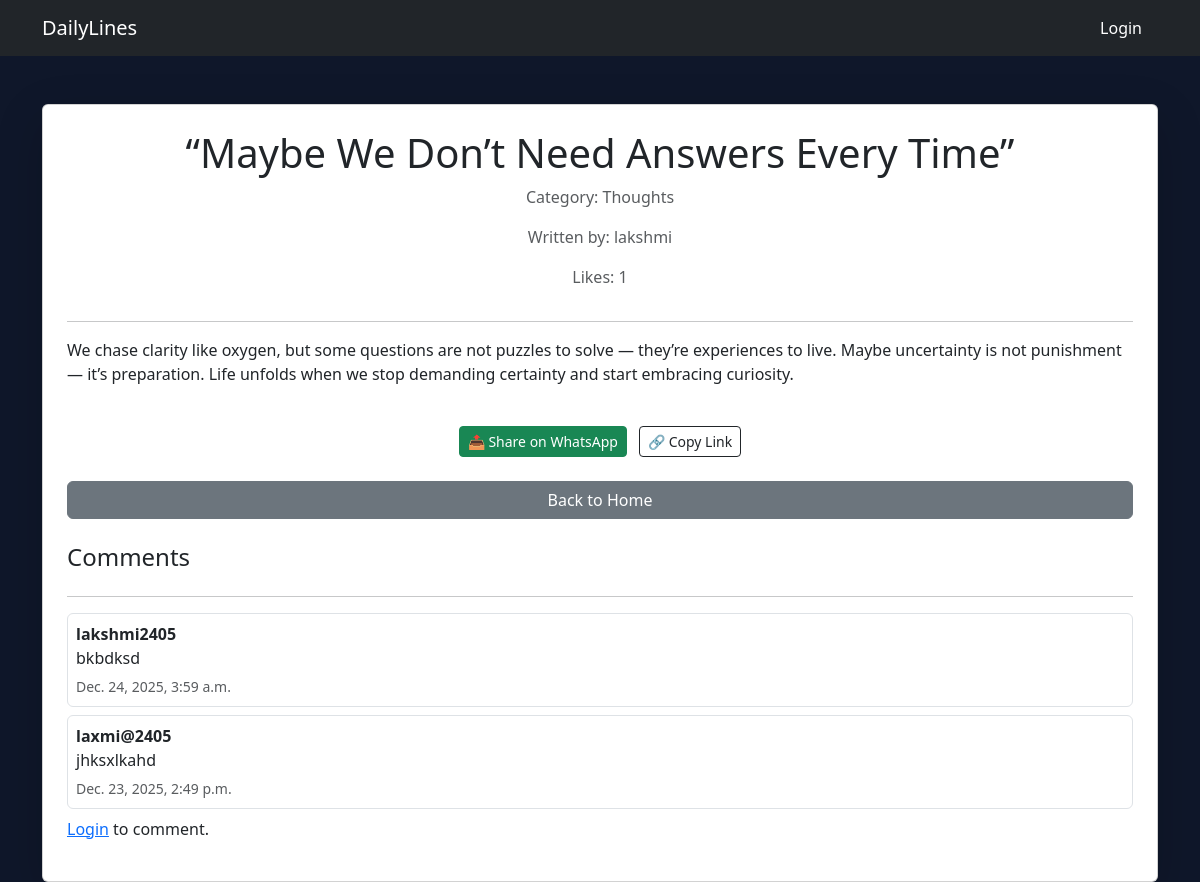
Page /post/6/ on the committed database.
### blog/models.py (models this page shows, shortened)
class Post(models.Model):
    title = models.CharField(max_length=200)
    content = models.TextField()
    image = models.ImageField(upload_to='post_images/', blank=True, null=True)
    category = models.ForeignKey(Category, on_delete=models.SET_NULL, null=True)
    author = models.ForeignKey(User, on_delete=models.CASCADE)
    created_at = models.DateTimeField(auto_now_add=True)

class Category(models.Model):
    name = models.CharField(max_length=100, unique=True)

class Comment(models.Model):
    post = models.ForeignKey(Post, on_delete=models.CASCADE, related_name="comments")
    user = models.ForeignKey('auth.User', on_delete=models.CASCADE)
    text = models.TextField()
    created_at = models.DateTimeField(auto_now_add=True)

### blog/views.py (the view)
# urls.py: path('post/<int:id>/', views.post_details, name='post_details'),
def post_details(request, id):
    post = get_object_or_404(Post, id=id)
    comments = post.comments.all().order_by('-created_at')
    liked = False
    if request.user.is_authenticated:
        liked = post.likes.filter(user=request.user).exists()
    if request.method == "POST":
        form = CommentForm(request.POST)
        if form.is_valid():
            new_comment = form.save(commit=False)
            new_comment.post = post
            new_comment.user = request.user
            new_comment.save()
            return redirect('post_details', id=post.id)
    else:
        form = CommentForm()
    return render(request, 'blog/post_details.html', {
        'post': post,
        'comments': comments,
        'form': form,
        'liked': liked   # << send to template
    })

### blog/templates/blog/post_details.html (shortened to what this page needs)
<!DOCTYPE html>
<html>
<head>
    <link href="https://cdn.jsdelivr.net/npm/bootstrap@5.3.2/dist/css/bootstrap.min.css" rel="stylesheet">
</head>
<body style="background-color:#0f172a; color:#e5e7eb;">
<nav class="navbar navbar-expand-lg navbar-dark bg-dark">
  <div class="container">
    <a class="navbar-brand" href="{% url 'home' %}">DailyLines</a>
    <div class="collapse navbar-collapse">
      <ul class="navbar-nav ms-auto">
        {% if user.is_authenticated %}
            <li class="nav-item">
                <span class="nav-link">Welcome, {{ user.username }}</span>
            </li>
            <li class="nav-item">
                <form method="POST" action="{% url 'logout' %}">
                    {% csrf_token %}
                    <button type="submit" class="btn btn-danger text-white px-3">Logout</button>
                </form>
            </li>
        {% else %}
            <li class="nav-item">
                <a class="nav-link btn btn-success text-white px-3" href="{% url 'login' %}">Login</a>
            </li>
        {% endif %}
      </ul>
    </div>
  </div>
</nav>
<div class="container mt-5">
    <div class="card shadow-lg p-4">
        <h1 class="text-center">{{ post.title }}</h1>
        <p class="text-muted text-center">Category: {{ post.category.name }}</p>
        <p class="text-muted text-center">Written by: {{ post.author.username }}</p>
        <p class="text-center text-muted">Likes: {{ post.likes.count }}</p>
        <hr>
        <p>{{ post.content }}</p>
        <div class="text-center my-4">
            <a href="https://wa.me/?text={{ post.title }} - {{ request.build_absolute_uri }}"
               target="_blank"
               class="btn btn-success btn-sm me-2">
                📤 Share on WhatsApp
            </a>
            <button class="btn btn-outline-dark btn-sm" onclick="copyLink()">
                🔗 Copy Link
            </button>
        </div>
        <a href="{% url 'home' %}" class="btn btn-secondary w-100 mb-4">Back to Home</a>
        <h4>Comments</h4>
        <hr>
        {% for comment in comments %}
            <div class="border rounded p-2 mb-2">
                <strong>{{ comment.user.username }}</strong>
                <p class="mb-1">{{ comment.text }}</p>
                <small class="text-muted">{{ comment.created_at }}</small>
            </div>
        {% empty %}
            <p>No comments yet.</p>
        {% endfor %}
        {% if user.is_authenticated %}
        <form method="POST" class="mt-3">
            {% csrf_token %}
            {{ form.as_p }}
            <button class="btn btn-primary">Submit Comment</button>
        </form>
        {% else %}
        <p><a href="{% url 'login' %}">Login</a> to comment.</p>
        {% endif %}
    </div>
</div>
</body>
</html>

### rows in the picture
Post: title "“Maybe We Don’t Need Answers Every Time”", category.name "Thoughts", author.username "lakshmi", likes.count "1", content "We chase clarity like oxygen, but some questions are not puzzles to solve — they’re experiences to live. Maybe uncertainty is not punishment — it’s preparation. Life unfolds when we stop demanding certainty and start embracing curiosity."
Comment: user.username "lakshmi2405", text "bkbdksd", created_at "Dec. 24, 2025, 3:59 a.m."
Comment: user.username "laxmi@2405", text "jhksxlkahd", created_at "Dec. 23, 2025, 2:49 p.m."
